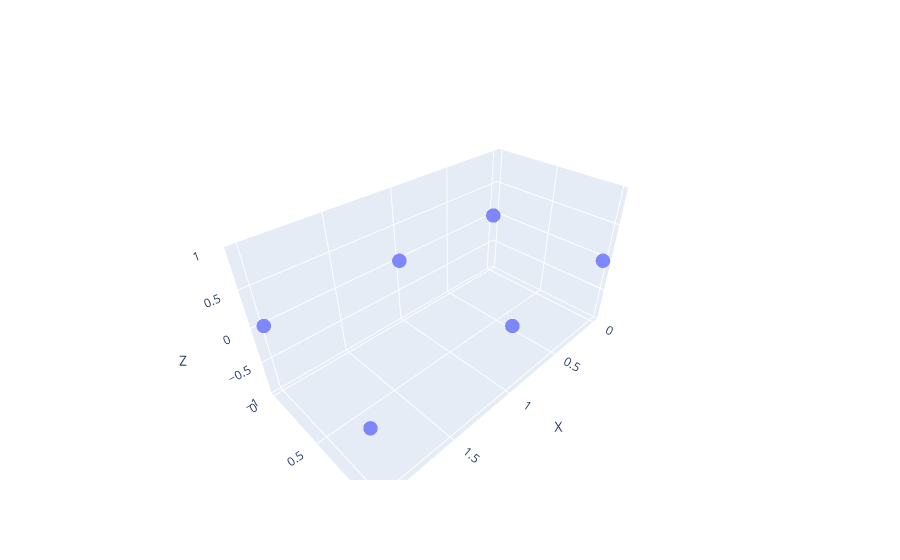

Notebook code for this chart:
### Code cell
for structure in [body_centered_cubic]:
    st.plotting_struct(structure)

### Figure 1 — Plotly figure (JSON) as saved in the notebook; plotly's stock layout.template omitted (floating-point values rounded to 4 significant figures)
{"data": [{"marker": {"opacity": 0.8, "size": 5}, "mode": "markers", "type": "scatter3d", "x": [0, 0, 1, 1, 2, 2], "y": [0, 1, 0, 1, 0, 1], "z": [0, 0, 0, 0, 0, 0]}], "layout": {"scene": {"xaxis": {"title": {"text": "X"}}, "yaxis": {"title": {"text": "Y"}}, "zaxis": {"title": {"text": "Z"}}}}}
